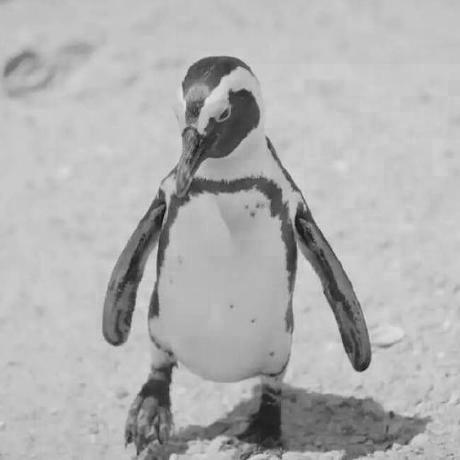
%> input picture imgs/gray.jpg, 460 x 460 px
$ octave sharpen.m   (GNU Octave 9; MATLAB toolbox functions it lacks are replaced by stand-ins)
%> lines starting %> are read from the running program, lines starting %| are printed output that depends on the picture
f = imread('gray.jpg');
%> f is the input picture: size 460x460 uint8; min 9, max 227, mean 177.2
%w = [0, 1, 0; 1, -4, 1; 0, 1, 0];
w = [1, 1, 1; 1, -8, 1; 1, 1, 1];
w = w .* -1;
t = imfilter(f, w, 'replicate');
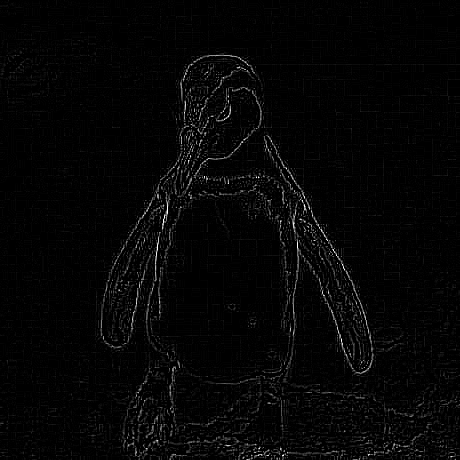
%> t: size 460x460 uint8; min 0, max 255, mean 5.8
figure, imshow(t)
figure, imhist(t), xlim([0, 255])
%> after `xlim([0, 255])`:
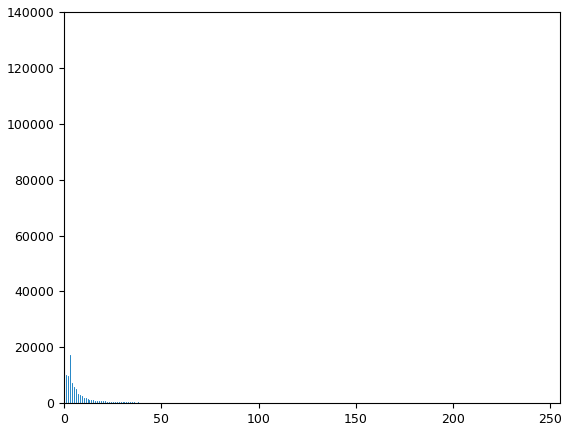
%> figure redrawn from the program's plot data; highest point at x = 0, y = 120061
g = f + t;
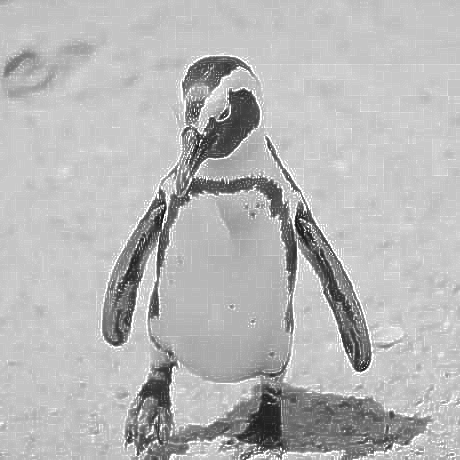
%> g: size 460x460 uint8; min 9, max 255, mean 182.5
figure, imshowpair(f, g, 'montage')
%> after `imshowpair(f, g, 'montage')`:
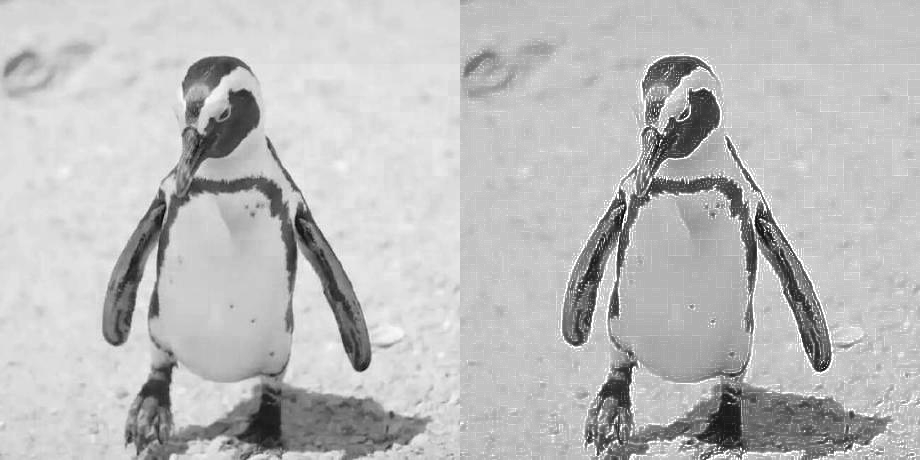
%> displayed picture: size 460x920, on the screen's scale of 0 to 255; min 0, max 255, mean 188.4
